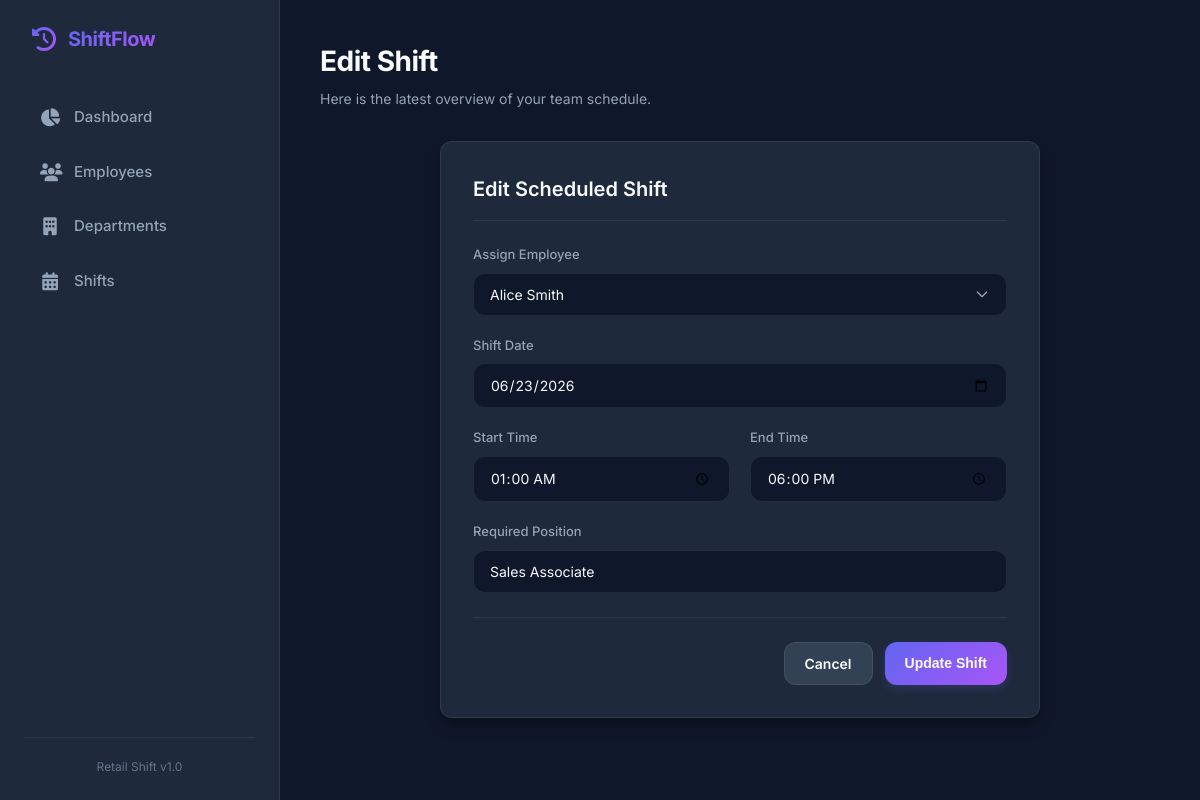
Page /edit_shift/2 on the committed database.
### tables this page shows
CREATE TABLE shifts(

        shift_id INTEGER PRIMARY KEY AUTOINCREMENT,

        employee_id INTEGER,

        shift_date TEXT,

        day_of_week TEXT,

        start_time TEXT,

        end_time TEXT,

        position_required TEXT,

        FOREIGN KEY(employee_id)
        REFERENCES employees(employee_id)

    );

CREATE TABLE employees(

        employee_id INTEGER PRIMARY KEY AUTOINCREMENT,

        first_name TEXT NOT NULL,

        last_name TEXT NOT NULL,

        phone TEXT,

        email TEXT,

        position TEXT

    , department_id INTEGER REFERENCES departments(department_id));

### app.py (the view, shortened to what this page needs)
@app.route("/edit_shift/<int:id>", methods=["GET", "POST"])
def edit_shift(id):
    conn = db()
    error = None
    shift = conn.execute("SELECT * FROM shifts WHERE shift_id=?", (id,)).fetchone()
    employees = conn.execute("SELECT * FROM employees").fetchall()
    return render_template(
        "edit_shift.html",
        shift=shift,
        employees=employees,
        error=error
    )

### app.py (called while the page is built)
def db():
    conn = sqlite3.connect(
        "retail_shift_management.db"
    )
    conn.row_factory = sqlite3.Row
    return conn

### templates/edit_shift.html (shortened to what this page needs)
{% extends "base.html" %}
{% block header_title %}Edit Shift{% endblock %}
{% block content %}
<div class="card" style="max-width: 600px; margin: 0 auto;">
    <div class="card-header">
        <h3>Edit Scheduled Shift</h3>
    </div>
    <form method="POST">
        <div class="form-grid">
            <div class="form-group form-group-full">
                <label class="form-label" for="employee_id">Assign Employee</label>
                <select class="form-control" name="employee_id" id="employee_id" required>
                    {% for e in employees %}
                    <option value="{{ e.employee_id }}" {% if e.employee_id|int == shift.employee_id|int %}selected{% endif %}>
                        {{ e.first_name }} {{ e.last_name }}
                    </option>
                    {% endfor %}
                </select>
            </div>
            <div class="form-group form-group-full">
                <label class="form-label" for="shift_date">Shift Date</label>
                <input class="form-control" type="date" name="shift_date" id="shift_date" value="{{ shift.shift_date }}" required>
            </div>
            <div class="form-group">
                <label class="form-label" for="start">Start Time</label>
                <input class="form-control" type="time" name="start" id="start" value="{{ shift.start_time }}" required>
            </div>
            <div class="form-group">
                <label class="form-label" for="end">End Time</label>
                <input class="form-control" type="time" name="end" id="end" value="{{ shift.end_time }}" required>
            </div>
            <div class="form-group form-group-full">
                <label class="form-label" for="position">Required Position</label>
                <input class="form-control" name="position" id="position" value="{{ shift.position_required }}" required>
            </div>
        </div>
        <div class="form-actions">
            <a href="/shifts" class="btn btn-secondary">Cancel</a>
            <button type="submit" class="btn btn-primary">Update Shift</button>
        </div>
    </form>
</div>
{% endblock %}

### static/style.css (style rules this page uses)
:root { --bg-primary: #0f172a; --bg-secondary: #1e293b; --bg-tertiary: #334155; --text-primary: #f8fafc; --text-secondary: #94a3b8; --text-muted: #64748b; --primary: #6366f1; --primary-hover: #4f46e5; --primary-gradient: linear-gradient(135deg, #6366f1 0%, #a855f7 100%); --accent: #f43f5e; --accent-hover: #e11d48; --success: #10b981; --border-color: rgba(255, 255, 255, 0.08); --card-shadow: 0 10px 15px -3px rgba(0, 0, 0, 0.3), 0 4px 6px -4px rgba(0, 0, 0, 0.3); --border-radius: 12px; --transition: all 0.25s cubic-bezier(0.4, 0, 0.2, 1); }
* { margin: 0; padding: 0; box-sizing: border-box; }
body { font-family: 'Inter', -apple-system, BlinkMacSystemFont, "Segoe UI", Roboto, sans-serif; background-color: var(--bg-primary); color: var(--text-primary); line-height: 1.5; overflow-x: hidden; }
.btn { display: inline-flex; align-items: center; justify-content: center; gap: 8px; padding: 10px 20px; font-size: 14px; font-weight: 600; border-radius: var(--border-radius); border: none; cursor: pointer; text-decoration: none; transition: var(--transition); }
.btn-primary { background: var(--primary-gradient); color: var(--text-primary); box-shadow: 0 4px 10px rgba(99, 102, 241, 0.2); }
.btn-secondary { background-color: var(--bg-tertiary); color: var(--text-primary); border: 1px solid var(--border-color); }
.card { background-color: var(--bg-secondary); border: 1px solid var(--border-color); border-radius: var(--border-radius); padding: 32px; box-shadow: var(--card-shadow); }
.card-header { margin-bottom: 24px; border-bottom: 1px solid var(--border-color); padding-bottom: 16px; }
.card-header h3 { font-size: 20px; font-weight: 600; }
.form-grid { display: grid; grid-template-columns: repeat(auto-fit, minmax(220px, 1fr)); gap: 20px; margin-bottom: 24px; }
.form-group { display: flex; flex-direction: column; gap: 8px; }
.form-group-full { grid-column: 1 / -1; }
.form-label { font-size: 13px; font-weight: 500; color: var(--text-secondary); }
.form-control { background-color: var(--bg-primary); border: 1px solid var(--border-color); color: var(--text-primary); padding: 12px 16px; border-radius: var(--border-radius); font-family: inherit; font-size: 14px; width: 100%; transition: var(--transition); }
.form-control::placeholder { color: var(--text-muted); }
select.form-control { appearance: none; background-repeat: no-repeat; background-position: right 16px center; background-size: 16px; padding-right: 40px; }
.form-actions { display: flex; justify-content: flex-end; gap: 12px; margin-top: 12px; border-top: 1px solid var(--border-color); padding-top: 24px; }

### rows in the picture
shifts: employee_id "Alice Smith", shift_date "06/23/2026", start "01:00", end "18:00", position "Sales Associate"
